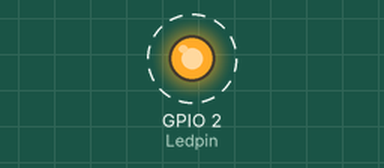
A program run on a simulated ESP8266 (NodeMCU). Shown: output pins drawn as LEDs (lit = HIGH). Dashed ring = blinking. What the program prints to the serial monitor is not drawn.

Above: at 0.2 s.
Timing chart, 0 to 3.0 s (numbered marks = the images above):
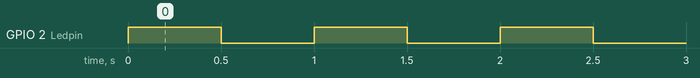

Measured:
- by itself, GPIO 2 (Ledpin): alternates HIGH for 0.50 s and LOW for 0.50 s

The program:

main.cpp
```cpp
#include <Arduino.h>

int Ledpin = LED_BUILTIN; // sul mio esp8266 è il pin marcato con D4, come mai?
                          // nella documentazione di AZ-Delivery: Bei der Lolin V3 liegt sie allerdings an "GPIO2 / D4".

void setup() {
  // put your setup code here, to run once:
  pinMode(Ledpin, OUTPUT);     // Initialize the LED_BUILTIN pin as an output
  Serial.begin(115200);
}

void loop() {
  // put your main code here, to run repeatedly:
  Serial.print("Ciao ");
  digitalWrite(Ledpin, HIGH);   // Turn the LED on (Note that LOW is the voltage level
  // but actually the LED is on; this is because
  // it is active low on the ESP-01)
  delay(500);
  Serial.print("Mondo\n");
  digitalWrite(Ledpin, LOW);  // Turn the LED off by making the voltage HIGH
  delay(500);
}
```
